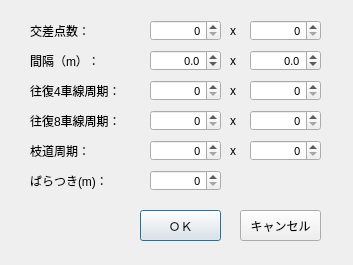
<?xml version="1.0" encoding="UTF-8"?>
<ui version="4.0">
 <class>TestDataDialog</class>
 <widget class="QDialog" name="TestDataDialog">
  <property name="geometry">
   <rect>
    <x>0</x>
    <y>0</y>
    <width>353</width>
    <height>265</height>
   </rect>
  </property>
  <property name="windowTitle">
   <string>テストデータ</string>
  </property>
  <widget class="QLabel" name="label_3">
   <property name="geometry">
    <rect>
     <x>30</x>
     <y>20</y>
     <width>71</width>
     <height>21</height>
    </rect>
   </property>
   <property name="text">
    <string>交差点数：</string>
   </property>
  </widget>
  <widget class="QSpinBox" name="spinBoxMaxX">
   <property name="geometry">
    <rect>
     <x>150</x>
     <y>20</y>
     <width>71</width>
     <height>21</height>
    </rect>
   </property>
   <property name="font">
    <font>
     <family>Sans Serif</family>
     <pointsize>8</pointsize>
    </font>
   </property>
   <property name="layoutDirection">
    <enum>Qt::LeftToRight</enum>
   </property>
   <property name="alignment">
    <set>Qt::AlignRight|Qt::AlignTrailing|Qt::AlignVCenter</set>
   </property>
   <property name="minimum">
    <number>0</number>
   </property>
   <property name="maximum">
    <number>999999</number>
   </property>
  </widget>
  <widget class="QSpinBox" name="spinBoxMaxY">
   <property name="geometry">
    <rect>
     <x>250</x>
     <y>20</y>
     <width>71</width>
     <height>21</height>
    </rect>
   </property>
   <property name="font">
    <font>
     <family>Sans Serif</family>
     <pointsize>8</pointsize>
    </font>
   </property>
   <property name="layoutDirection">
    <enum>Qt::LeftToRight</enum>
   </property>
   <property name="alignment">
    <set>Qt::AlignRight|Qt::AlignTrailing|Qt::AlignVCenter</set>
   </property>
   <property name="minimum">
    <number>0</number>
   </property>
   <property name="maximum">
    <number>999999</number>
   </property>
  </widget>
  <widget class="QLabel" name="label_4">
   <property name="geometry">
    <rect>
     <x>230</x>
     <y>20</y>
     <width>21</width>
     <height>21</height>
    </rect>
   </property>
   <property name="text">
    <string>x</string>
   </property>
  </widget>
  <widget class="QSpinBox" name="spinBoxCycle4Y">
   <property name="geometry">
    <rect>
     <x>250</x>
     <y>80</y>
     <width>71</width>
     <height>21</height>
    </rect>
   </property>
   <property name="font">
    <font>
     <family>Sans Serif</family>
     <pointsize>8</pointsize>
    </font>
   </property>
   <property name="layoutDirection">
    <enum>Qt::LeftToRight</enum>
   </property>
   <property name="alignment">
    <set>Qt::AlignRight|Qt::AlignTrailing|Qt::AlignVCenter</set>
   </property>
   <property name="minimum">
    <number>0</number>
   </property>
   <property name="maximum">
    <number>999999</number>
   </property>
  </widget>
  <widget class="QSpinBox" name="spinBoxCycle4X">
   <property name="geometry">
    <rect>
     <x>150</x>
     <y>80</y>
     <width>71</width>
     <height>21</height>
    </rect>
   </property>
   <property name="font">
    <font>
     <family>Sans Serif</family>
     <pointsize>8</pointsize>
    </font>
   </property>
   <property name="layoutDirection">
    <enum>Qt::LeftToRight</enum>
   </property>
   <property name="alignment">
    <set>Qt::AlignRight|Qt::AlignTrailing|Qt::AlignVCenter</set>
   </property>
   <property name="minimum">
    <number>0</number>
   </property>
   <property name="maximum">
    <number>999999</number>
   </property>
  </widget>
  <widget class="QLabel" name="label_5">
   <property name="geometry">
    <rect>
     <x>230</x>
     <y>80</y>
     <width>21</width>
     <height>21</height>
    </rect>
   </property>
   <property name="text">
    <string>x</string>
   </property>
  </widget>
  <widget class="QLabel" name="label_6">
   <property name="geometry">
    <rect>
     <x>30</x>
     <y>80</y>
     <width>101</width>
     <height>21</height>
    </rect>
   </property>
   <property name="text">
    <string>往復4車線周期：</string>
   </property>
  </widget>
  <widget class="QSpinBox" name="spinBoxCycle8Y">
   <property name="geometry">
    <rect>
     <x>250</x>
     <y>110</y>
     <width>71</width>
     <height>21</height>
    </rect>
   </property>
   <property name="font">
    <font>
     <family>Sans Serif</family>
     <pointsize>8</pointsize>
    </font>
   </property>
   <property name="layoutDirection">
    <enum>Qt::LeftToRight</enum>
   </property>
   <property name="alignment">
    <set>Qt::AlignRight|Qt::AlignTrailing|Qt::AlignVCenter</set>
   </property>
   <property name="minimum">
    <number>0</number>
   </property>
   <property name="maximum">
    <number>999999</number>
   </property>
  </widget>
  <widget class="QSpinBox" name="spinBoxCycle8X">
   <property name="geometry">
    <rect>
     <x>150</x>
     <y>110</y>
     <width>71</width>
     <height>21</height>
    </rect>
   </property>
   <property name="font">
    <font>
     <family>Sans Serif</family>
     <pointsize>8</pointsize>
    </font>
   </property>
   <property name="layoutDirection">
    <enum>Qt::LeftToRight</enum>
   </property>
   <property name="alignment">
    <set>Qt::AlignRight|Qt::AlignTrailing|Qt::AlignVCenter</set>
   </property>
   <property name="minimum">
    <number>0</number>
   </property>
   <property name="maximum">
    <number>999999</number>
   </property>
  </widget>
  <widget class="QLabel" name="label_7">
   <property name="geometry">
    <rect>
     <x>230</x>
     <y>110</y>
     <width>21</width>
     <height>21</height>
    </rect>
   </property>
   <property name="text">
    <string>x</string>
   </property>
  </widget>
  <widget class="QLabel" name="label_8">
   <property name="geometry">
    <rect>
     <x>30</x>
     <y>110</y>
     <width>101</width>
     <height>21</height>
    </rect>
   </property>
   <property name="text">
    <string>往復8車線周期：</string>
   </property>
  </widget>
  <widget class="QPushButton" name="buttonCancel">
   <property name="geometry">
    <rect>
     <x>240</x>
     <y>210</y>
     <width>81</width>
     <height>31</height>
    </rect>
   </property>
   <property name="text">
    <string>キャンセル</string>
   </property>
   <property name="default">
    <bool>false</bool>
   </property>
  </widget>
  <widget class="QPushButton" name="buttonOk">
   <property name="geometry">
    <rect>
     <x>140</x>
     <y>210</y>
     <width>81</width>
     <height>31</height>
    </rect>
   </property>
   <property name="text">
    <string>ＯＫ</string>
   </property>
   <property name="default">
    <bool>true</bool>
   </property>
  </widget>
  <widget class="QLabel" name="label_9">
   <property name="geometry">
    <rect>
     <x>30</x>
     <y>50</y>
     <width>81</width>
     <height>21</height>
    </rect>
   </property>
   <property name="text">
    <string>間隔（m）：</string>
   </property>
  </widget>
  <widget class="QLabel" name="label_10">
   <property name="geometry">
    <rect>
     <x>230</x>
     <y>50</y>
     <width>21</width>
     <height>21</height>
    </rect>
   </property>
   <property name="text">
    <string>x</string>
   </property>
  </widget>
  <widget class="QDoubleSpinBox" name="dbSpinDistX">
   <property name="geometry">
    <rect>
     <x>150</x>
     <y>50</y>
     <width>71</width>
     <height>21</height>
    </rect>
   </property>
   <property name="font">
    <font>
     <family>Sans Serif</family>
     <pointsize>8</pointsize>
    </font>
   </property>
   <property name="alignment">
    <set>Qt::AlignRight|Qt::AlignTrailing|Qt::AlignVCenter</set>
   </property>
   <property name="decimals">
    <number>1</number>
   </property>
   <property name="minimum">
    <double>-1000000000.000000000000000</double>
   </property>
   <property name="maximum">
    <double>1000000000.000000000000000</double>
   </property>
   <property name="singleStep">
    <double>10.000000000000000</double>
   </property>
  </widget>
  <widget class="QDoubleSpinBox" name="dbSpinDistY">
   <property name="geometry">
    <rect>
     <x>250</x>
     <y>50</y>
     <width>71</width>
     <height>21</height>
    </rect>
   </property>
   <property name="font">
    <font>
     <family>Sans Serif</family>
     <pointsize>8</pointsize>
    </font>
   </property>
   <property name="alignment">
    <set>Qt::AlignRight|Qt::AlignTrailing|Qt::AlignVCenter</set>
   </property>
   <property name="decimals">
    <number>1</number>
   </property>
   <property name="minimum">
    <double>-1000000000.000000000000000</double>
   </property>
   <property name="maximum">
    <double>1000000000.000000000000000</double>
   </property>
   <property name="singleStep">
    <double>10.000000000000000</double>
   </property>
  </widget>
  <widget class="QLabel" name="label_11">
   <property name="geometry">
    <rect>
     <x>30</x>
     <y>140</y>
     <width>101</width>
     <height>21</height>
    </rect>
   </property>
   <property name="text">
    <string>枝道周期：</string>
   </property>
  </widget>
  <widget class="QSpinBox" name="spinBoxCycleBrY">
   <property name="geometry">
    <rect>
     <x>250</x>
     <y>140</y>
     <width>71</width>
     <height>21</height>
    </rect>
   </property>
   <property name="font">
    <font>
     <family>Sans Serif</family>
     <pointsize>8</pointsize>
    </font>
   </property>
   <property name="layoutDirection">
    <enum>Qt::LeftToRight</enum>
   </property>
   <property name="alignment">
    <set>Qt::AlignRight|Qt::AlignTrailing|Qt::AlignVCenter</set>
   </property>
   <property name="minimum">
    <number>0</number>
   </property>
   <property name="maximum">
    <number>999999</number>
   </property>
  </widget>
  <widget class="QSpinBox" name="spinBoxCycleBrX">
   <property name="geometry">
    <rect>
     <x>150</x>
     <y>140</y>
     <width>71</width>
     <height>21</height>
    </rect>
   </property>
   <property name="font">
    <font>
     <family>Sans Serif</family>
     <pointsize>8</pointsize>
    </font>
   </property>
   <property name="layoutDirection">
    <enum>Qt::LeftToRight</enum>
   </property>
   <property name="alignment">
    <set>Qt::AlignRight|Qt::AlignTrailing|Qt::AlignVCenter</set>
   </property>
   <property name="minimum">
    <number>0</number>
   </property>
   <property name="maximum">
    <number>999999</number>
   </property>
  </widget>
  <widget class="QLabel" name="label_12">
   <property name="geometry">
    <rect>
     <x>230</x>
     <y>140</y>
     <width>21</width>
     <height>21</height>
    </rect>
   </property>
   <property name="text">
    <string>x</string>
   </property>
  </widget>
  <widget class="QLabel" name="label_13">
   <property name="geometry">
    <rect>
     <x>30</x>
     <y>170</y>
     <width>101</width>
     <height>21</height>
    </rect>
   </property>
   <property name="text">
    <string>ばらつき(m)：</string>
   </property>
  </widget>
  <widget class="QSpinBox" name="spinBoxRnd">
   <property name="geometry">
    <rect>
     <x>150</x>
     <y>170</y>
     <width>71</width>
     <height>21</height>
    </rect>
   </property>
   <property name="font">
    <font>
     <family>Sans Serif</family>
     <pointsize>8</pointsize>
    </font>
   </property>
   <property name="layoutDirection">
    <enum>Qt::LeftToRight</enum>
   </property>
   <property name="alignment">
    <set>Qt::AlignRight|Qt::AlignTrailing|Qt::AlignVCenter</set>
   </property>
   <property name="minimum">
    <number>0</number>
   </property>
   <property name="maximum">
    <number>999999</number>
   </property>
  </widget>
 </widget>
 <tabstops>
  <tabstop>buttonCancel</tabstop>
  <tabstop>spinBoxMaxX</tabstop>
  <tabstop>spinBoxMaxY</tabstop>
  <tabstop>dbSpinDistX</tabstop>
  <tabstop>dbSpinDistY</tabstop>
  <tabstop>spinBoxCycle4X</tabstop>
  <tabstop>spinBoxCycle4Y</tabstop>
  <tabstop>spinBoxCycle8X</tabstop>
  <tabstop>spinBoxCycle8Y</tabstop>
  <tabstop>spinBoxCycleBrX</tabstop>
  <tabstop>spinBoxCycleBrY</tabstop>
  <tabstop>spinBoxRnd</tabstop>
  <tabstop>buttonOk</tabstop>
 </tabstops>
 <resources/>
 <connections/>
</ui>
